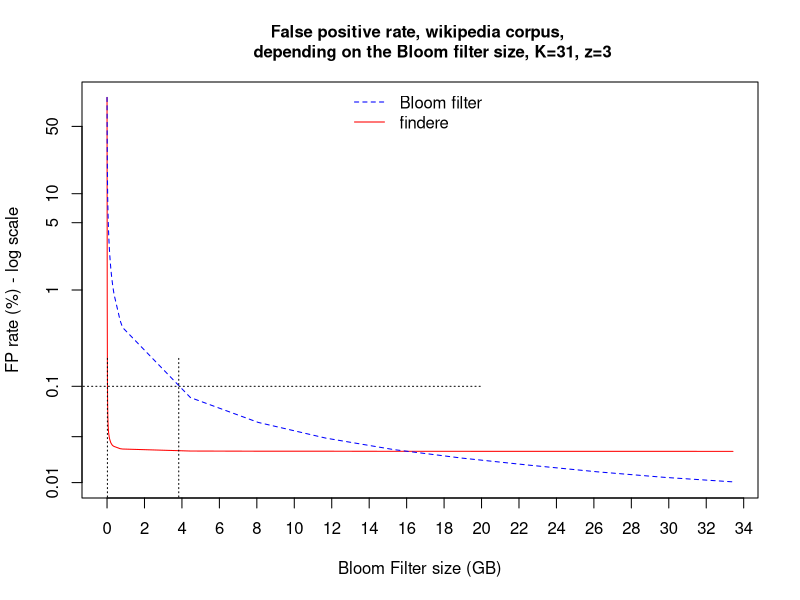

R code for this plot:

pdf(file="fpr_size_wikipedia.pdf",width=6,height=4)
resetPar <- function() {
  dev.new()
  op <- par(no.readonly = TRUE)
  dev.off()
  op
}
resetPar()


dev.new()


setwd("~/workspace/findere/paper_companion/naturalLanguage")
#par(mar=c(5,5,3,6), cex.axis=2, cex.lab=2, cex.main = 2)
# par(mar=c(5,5,3,6))
data = read.table("data_findereOnWikipedia.txt", head=T)
data$sizeGiga = data$size/8000000000
162072792/8000000000

dev.off()
plot(data$FPR_findere~data$sizeGiga,xlab="Bloom Filter size (GB)",ylab="FP rate (%) - log scale",pch=15, 
     col="red", log="y",
     yaxt="n",xaxt="n",
     bg = "red", type="l",  cex=2, main="False positive rate, wikipedia corpus, \
     depending on the Bloom filter size, K=31, z=3", 
     cex.main = 1, cex.lab = 1, cex.axis = 1,
     ylim=c(0.01, 100))
points(data$FPR_BF~data$sizeGiga,type="l",xlab="",ylab="",pch=19, lty=2, col="blue",  cex=1, xlim=c(0, 15))

yticks<-c(0.01,0.03,0.1,1,5,10, 50)
axis(2,at=yticks,labels=yticks)
xticks<-c(0,2,4,6,8,10,12,14,16, 18, 20, 22, 24, 26, 28, 30, 32, 34)
axis(1,at=xticks,labels=xticks)


par(new = TRUE)#, mar=c(5,5,3,6))


segments(-1000, 0.1, 20, 0.1,
         col = par("fg"), lty = 3, lwd = par("lwd"), cex=2)


segments(0.02, 0.000001,  0.02, 0.2,
         col = par("fg"), lty = 3, lwd = par("lwd"), cex=2)

segments(3.83, 0.000001, 3.83, 0.2,
         col = par("fg"), lty = 3, lwd = par("lwd"), cex=2)



par(new = TRUE)#, mar=c(5,5,3,6))

legend( x="top", 
        legend=c("Bloom filter","findere"), 
        col=c("blue","red"), lty=c(2,1),
        lwd=1, merge=TRUE, bty = "n", cex=c(1,1) )


dev.off()



